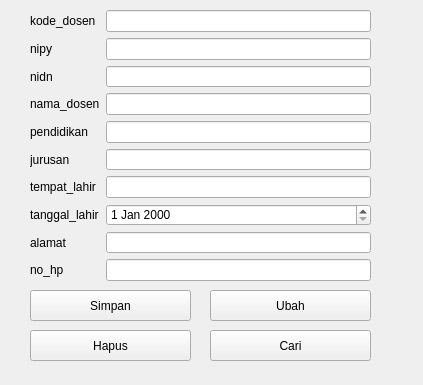
<?xml version="1.0" encoding="UTF-8"?>
<ui version="4.0">
 <class>Form</class>
 <widget class="QWidget" name="Form">
  <property name="geometry">
   <rect>
    <x>0</x>
    <y>0</y>
    <width>423</width>
    <height>385</height>
   </rect>
  </property>
  <property name="windowTitle">
   <string>Form</string>
  </property>
  <widget class="QWidget" name="formLayoutWidget">
   <property name="geometry">
    <rect>
     <x>30</x>
     <y>10</y>
     <width>341</width>
     <height>271</height>
    </rect>
   </property>
   <layout class="QFormLayout" name="formLayout">
    <item row="0" column="0">
     <widget class="QLabel" name="kode_dosenLabel">
      <property name="text">
       <string>kode_dosen</string>
      </property>
     </widget>
    </item>
    <item row="0" column="1">
     <widget class="QLineEdit" name="kode_dosenLineEdit"/>
    </item>
    <item row="1" column="0">
     <widget class="QLabel" name="nipyLabel">
      <property name="text">
       <string>nipy</string>
      </property>
     </widget>
    </item>
    <item row="1" column="1">
     <widget class="QLineEdit" name="nipyLineEdit"/>
    </item>
    <item row="2" column="0">
     <widget class="QLabel" name="nidnLabel">
      <property name="text">
       <string>nidn</string>
      </property>
     </widget>
    </item>
    <item row="2" column="1">
     <widget class="QLineEdit" name="nidnLineEdit"/>
    </item>
    <item row="3" column="0">
     <widget class="QLabel" name="nama_dosenLabel">
      <property name="text">
       <string>nama_dosen</string>
      </property>
     </widget>
    </item>
    <item row="3" column="1">
     <widget class="QLineEdit" name="nama_dosenLineEdit"/>
    </item>
    <item row="4" column="0">
     <widget class="QLabel" name="pendidikanLabel">
      <property name="text">
       <string>pendidikan</string>
      </property>
     </widget>
    </item>
    <item row="4" column="1">
     <widget class="QLineEdit" name="pendidikanLineEdit"/>
    </item>
    <item row="5" column="0">
     <widget class="QLabel" name="jurusanLabel">
      <property name="text">
       <string>jurusan</string>
      </property>
     </widget>
    </item>
    <item row="5" column="1">
     <widget class="QLineEdit" name="jurusanLineEdit"/>
    </item>
    <item row="6" column="0">
     <widget class="QLabel" name="tempat_lahirLabel">
      <property name="text">
       <string>tempat_lahir</string>
      </property>
     </widget>
    </item>
    <item row="6" column="1">
     <widget class="QLineEdit" name="tempat_lahirLineEdit"/>
    </item>
    <item row="7" column="0">
     <widget class="QLabel" name="tanggal_lahirLabel">
      <property name="text">
       <string>tanggal_lahir</string>
      </property>
     </widget>
    </item>
    <item row="7" column="1">
     <widget class="QDateEdit" name="tanggal_lahirDateEdit"/>
    </item>
    <item row="8" column="0">
     <widget class="QLabel" name="alamatLabel">
      <property name="text">
       <string>alamat</string>
      </property>
     </widget>
    </item>
    <item row="8" column="1">
     <widget class="QLineEdit" name="alamatLineEdit"/>
    </item>
    <item row="9" column="0">
     <widget class="QLabel" name="no_hpLabel">
      <property name="text">
       <string>no_hp</string>
      </property>
     </widget>
    </item>
    <item row="9" column="1">
     <widget class="QLineEdit" name="no_hpLineEdit"/>
    </item>
   </layout>
  </widget>
  <widget class="QPushButton" name="btnSimpan">
   <property name="geometry">
    <rect>
     <x>30</x>
     <y>290</y>
     <width>161</width>
     <height>31</height>
    </rect>
   </property>
   <property name="text">
    <string>Simpan</string>
   </property>
  </widget>
  <widget class="QPushButton" name="btnUbah">
   <property name="geometry">
    <rect>
     <x>210</x>
     <y>290</y>
     <width>161</width>
     <height>31</height>
    </rect>
   </property>
   <property name="text">
    <string>Ubah</string>
   </property>
  </widget>
  <widget class="QPushButton" name="btnHapus">
   <property name="geometry">
    <rect>
     <x>30</x>
     <y>330</y>
     <width>161</width>
     <height>31</height>
    </rect>
   </property>
   <property name="text">
    <string>Hapus</string>
   </property>
  </widget>
  <widget class="QPushButton" name="btnCari">
   <property name="geometry">
    <rect>
     <x>210</x>
     <y>330</y>
     <width>161</width>
     <height>31</height>
    </rect>
   </property>
   <property name="text">
    <string>Cari</string>
   </property>
  </widget>
 </widget>
 <resources/>
 <connections/>
</ui>
